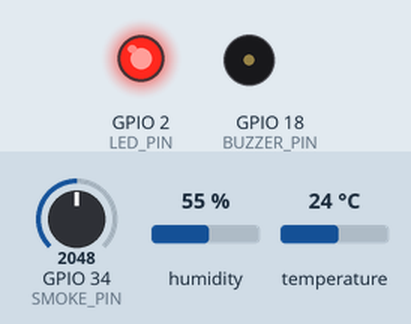
A sketch run on a simulated ESP32. On the bench: output pins drawn as LEDs (lit = HIGH), buzzer (waves = sounding). The inputs (shaded band) are chosen by the test bench; at power-on: GPIO 34 (SMOKE_PIN) = 2048, humidity 55 %, temperature 24 °C. What the sketch prints to the serial monitor is not drawn.

Above: at 5.8 s.
5.9 s: GPIO 34 (SMOKE_PIN) set to 1571
16.7 s: GPIO 34 (SMOKE_PIN) set to 1447
At 20.9 s:
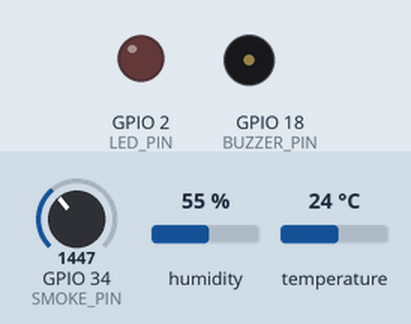
22.7 s: GPIO 34 (SMOKE_PIN) set to 2047
At 25.25 s:
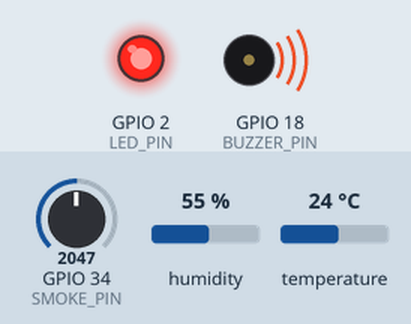
31.8 s: GPIO 34 (SMOKE_PIN) set to 1228
At 36.7 s:
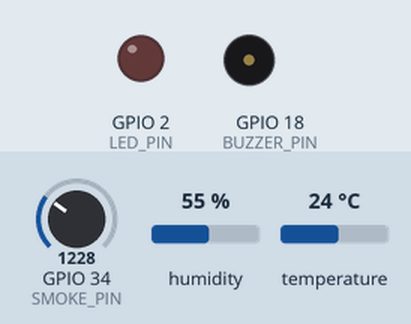
Timing chart, 0 to 38.2 s (numbered marks = the images above; inputs shaded):
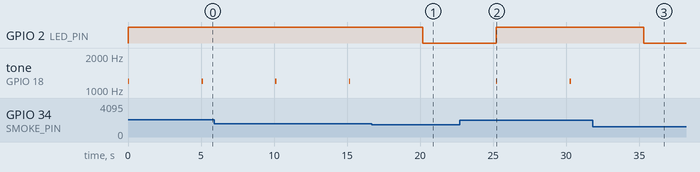

The sketch:

sketch.ino
```cpp
#include <Arduino.h>
#include <DHTesp.h>
#include <HTTPClient.h>
#include <WiFi.h>

// Para demo com rede, troque SEND_HTTP para true. A API ja esta publica no Cloud Run.
// No Wokwi web, localhost aponta para o simulador, nao para a maquina local.
// Obs.: endpoint e HTTPS; em ESP32 pode exigir WiFiClientSecure/setInsecure.
static const bool SEND_HTTP = false;
static const char *API_URL = "https://sentinela-api-520322249774.us-central1.run.app/analyze";

static const char *WIFI_SSID = "Wokwi-GUEST";
static const char *WIFI_PASSWORD = "";

static const int DHT_PIN = 15;
static const int SMOKE_PIN = 34;
static const int LED_PIN = 2;
static const int BUZZER_PIN = 18;

static const char *DEVICE_ID = "esp32-wokwi-001";
static const char *IMAGE_URI = "amazon-fire-001.jpg";

DHTesp dht;

String isoDemoTime(unsigned long elapsedMs) {
  unsigned long seconds = elapsedMs / 1000;
  char buffer[25];
  snprintf(buffer, sizeof(buffer), "2026-06-16T12:%02lu:%02luZ", (seconds / 60) % 60, seconds % 60);
  return String(buffer);
}

float readSmokePpm() {
  int raw = analogRead(SMOKE_PIN);
  return map(raw, 0, 4095, 80, 950);
}

float fallbackTemperature() {
  return 32.0 + 10.0 * sin(millis() / 15000.0);
}

float fallbackHumidity() {
  return 45.0 - 12.0 * sin(millis() / 18000.0);
}

String riskLabel(float smokePpm, float temperatureC) {
  if (smokePpm >= 800 || temperatureC >= 50) {
    return "critical";
  }
  if (smokePpm >= 400 || temperatureC >= 38) {
    return "high";
  }
  if (smokePpm >= 150 || temperatureC >= 32) {
    return "moderate";
  }
  return "low";
}

void updateActuators(const String &level) {
  bool alert = level == "high" || level == "critical";
  digitalWrite(LED_PIN, alert ? HIGH : LOW);

  if (level == "critical") {
    tone(BUZZER_PIN, 1800, 160);
  } else if (level == "high") {
    tone(BUZZER_PIN, 1200, 80);
  } else {
    noTone(BUZZER_PIN);
  }
}

String buildPayload(float smokePpm, float temperatureC, float humidityPct) {
  String payload;
  payload.reserve(520);
  payload += "{";
  payload += "\"request_id\":\"wokwi-demo-001\",";
  payload += "\"image\":{";
  payload += "\"source_type\":\"sample\",";
  payload += "\"uri\":\"";
  payload += IMAGE_URI;
  payload += "\",";
  payload += "\"captured_at\":\"2026-06-16T12:00:00Z\"";
  payload += "},";
  payload += "\"sensor\":{";
  payload += "\"device_id\":\"";
  payload += DEVICE_ID;
  payload += "\",";
  payload += "\"smoke_ppm\":";
  payload += String(smokePpm, 1);
  payload += ",";
  payload += "\"temperature_c\":";
  payload += String(temperatureC, 1);
  payload += ",";
  payload += "\"humidity_pct\":";
  payload += String(humidityPct, 1);
  payload += ",";
  payload += "\"battery_pct\":87,";
  payload += "\"latitude\":-3.4653,";
  payload += "\"longitude\":-62.2159,";
  payload += "\"measured_at\":\"";
  payload += isoDemoTime(millis());
  payload += "\"";
  payload += "}";
  payload += "}";
  return payload;
}

void connectWifi() {
  if (!SEND_HTTP) {
    return;
  }

  Serial.print("Conectando WiFi");
  WiFi.begin(WIFI_SSID, WIFI_PASSWORD);
  int attempts = 0;
  while (WiFi.status() != WL_CONNECTED && attempts < 30) {
    delay(250);
    Serial.print(".");
    attempts++;
  }
  Serial.println();

  if (WiFi.status() == WL_CONNECTED) {
    Serial.print("WiFi OK: ");
    Serial.println(WiFi.localIP());
  } else {
    Serial.println("WiFi indisponivel; mantendo demo pelo Serial.");
  }
}

void postPayload(const String &payload) {
  if (!SEND_HTTP || WiFi.status() != WL_CONNECTED) {
    return;
  }

  HTTPClient http;
  http.begin(API_URL);
  http.addHeader("Content-Type", "application/json");
  int status = http.POST(payload);
  Serial.print("HTTP status: ");
  Serial.println(status);
  if (status > 0) {
    Serial.println(http.getString());
  }
  http.end();
}

void setup() {
  Serial.begin(115200);
  pinMode(LED_PIN, OUTPUT);
  pinMode(BUZZER_PIN, OUTPUT);
  dht.setup(DHT_PIN, DHTesp::DHT22);

  Serial.println("Sentinela Orbital - ESP32 Wokwi");
  Serial.println("Autor: Guilherme Yamada Dantas - RM568506");
  Serial.println("Modo padrao: payload no Serial; HTTP opcional via SEND_HTTP.");
  connectWifi();
}

void loop() {
  TempAndHumidity dhtData = dht.getTempAndHumidity();
  float temperatureC = isnan(dhtData.temperature) ? fallbackTemperature() : dhtData.temperature;
  float humidityPct = isnan(dhtData.humidity) ? fallbackHumidity() : dhtData.humidity;
  float smokePpm = readSmokePpm();
  String level = riskLabel(smokePpm, temperatureC);
  String payload = buildPayload(smokePpm, temperatureC, humidityPct);

  updateActuators(level);

  Serial.println();
  Serial.print("sensor_level=");
  Serial.print(level);
  Serial.print(" smoke_ppm=");
  Serial.print(smokePpm, 1);
  Serial.print(" temperature_c=");
  Serial.print(temperatureC, 1);
  Serial.print(" humidity_pct=");
  Serial.println(humidityPct, 1);
  Serial.println(payload);

  postPayload(payload);
  delay(5000);
}
```

Measured:
- the behaviour switches between 1507 and 1506 on GPIO 34 (SMOKE_PIN) (found by bisection; images 0 and 1)
- after the input at 16.7 s, GPIO 2 (LED_PIN): HIGH → LOW after 3.5 s; tone on GPIO 18 (BUZZER_PIN): stays silent (without the input it goes to 1200 Hz after 3.5 s)
- after the input at 22.7 s, GPIO 2 (LED_PIN): LOW → HIGH after 2.5 s; tone on GPIO 18 (BUZZER_PIN): alternates 1200 Hz for 0.08 s and silent for 5.0 s, starting after 2.5 s
- after the input at 31.8 s, GPIO 2 (LED_PIN): HIGH → LOW after 3.5 s; tone on GPIO 18 (BUZZER_PIN): stays silent (without the input it goes to 1200 Hz after 3.5 s)
- by itself, tone on GPIO 18 (BUZZER_PIN): alternates 1200 Hz for 0.08 s and silent for 5.0 s
